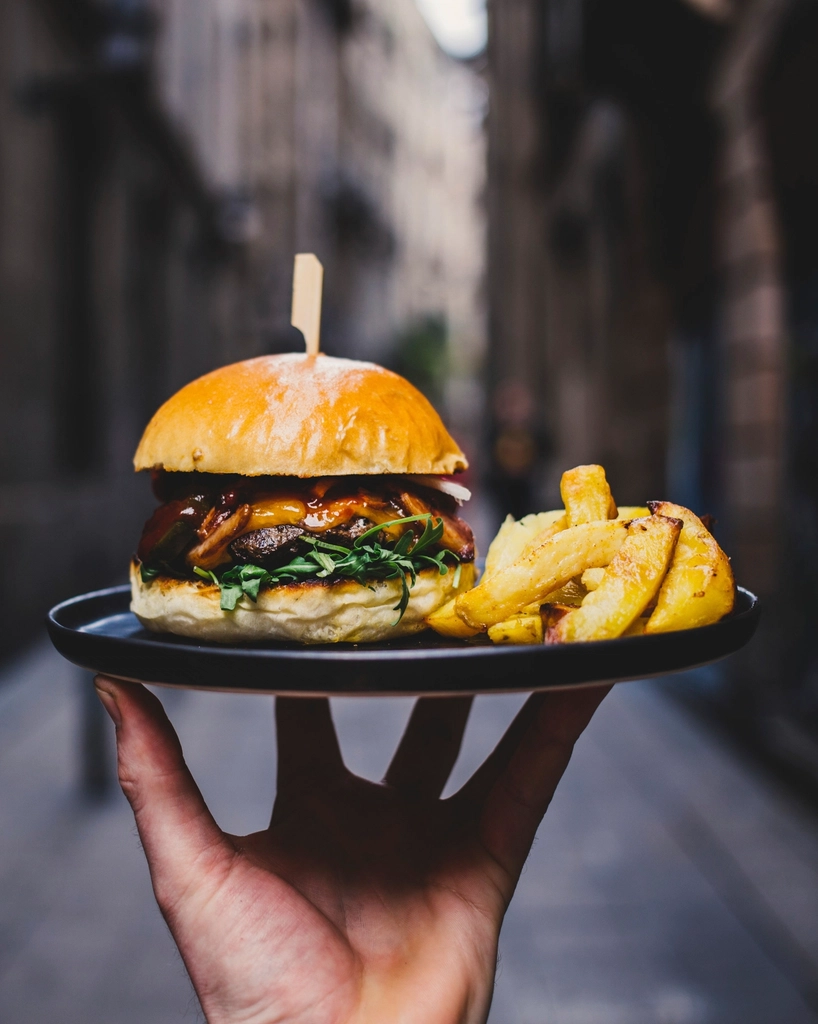
#> input picture marketing/ig-ad-mistakes/photo/burger.jpg, 818 x 1024 px
$ python make_bad.py
#> lines starting #> are read from the running program, lines starting #| are printed output that depends on the picture
"""photo/burger-bad.jpg: the same burger photo the way a rushed ad uses it: stretched sideways to fill the frame,
dark and flat, blown up from a small copy (blocky) and saved at low JPEG quality."""
import io

import numpy as np
from PIL import Image, ImageEnhance

im = Image.open("burger.jpg").convert("RGB")
#> im is the input picture: PIL image 818x1024 RGB; mean R, G, B 91.9, 79.6, 73.1
w, h = im.size
#> w = 818; h = 1024
im = im.resize((int(w * 1.7), h))                      # stretched sideways: the burger goes fat
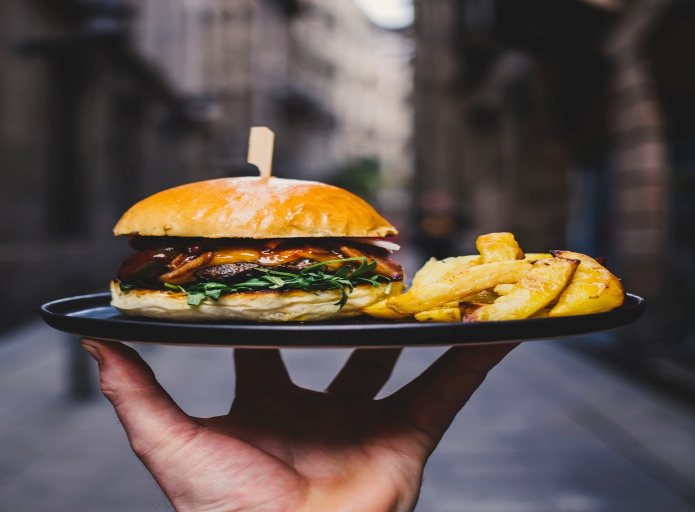
#> im: PIL image 1390x1024 RGB (shown at 1/2 size); mean R, G, B 91.9, 79.6, 73.1
cx = int(370 * 1.7)                                   # keep the burger and fries in frame
im = im.crop((cx - w // 2, 0, cx - w // 2 + w, h))
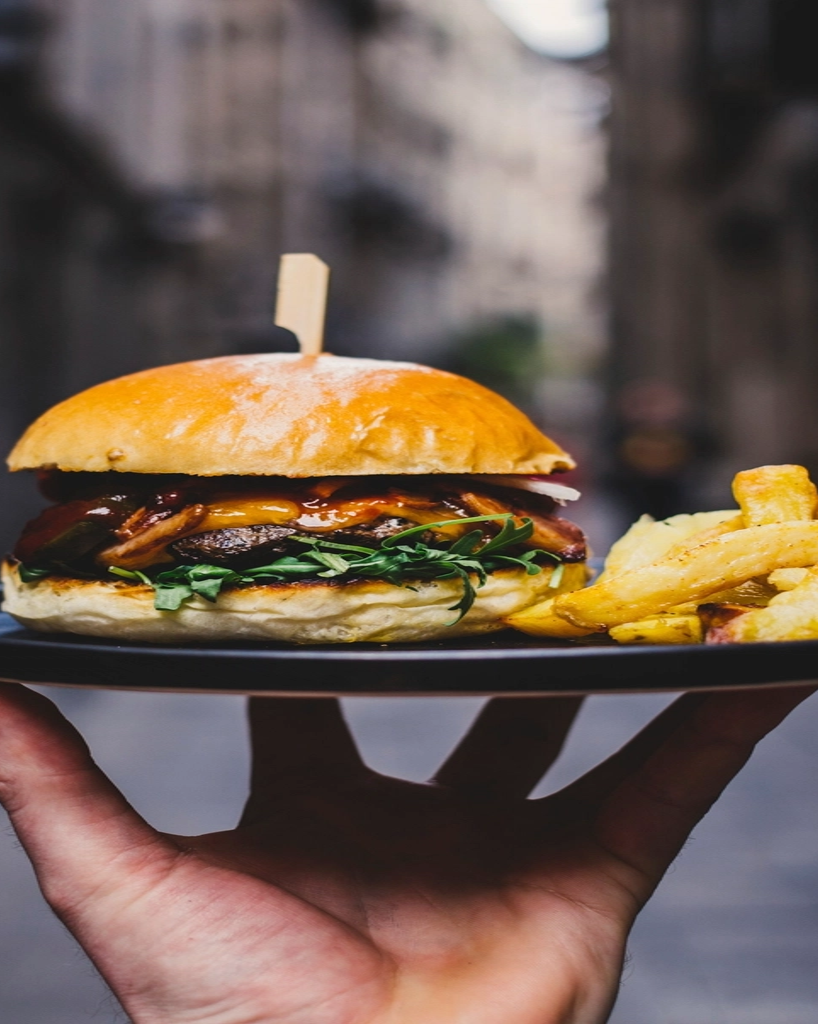
#> im: PIL image 818x1024 RGB; mean R, G, B 112.1, 93.9, 81.8
im = ImageEnhance.Brightness(im).enhance(0.8)        # underexposed
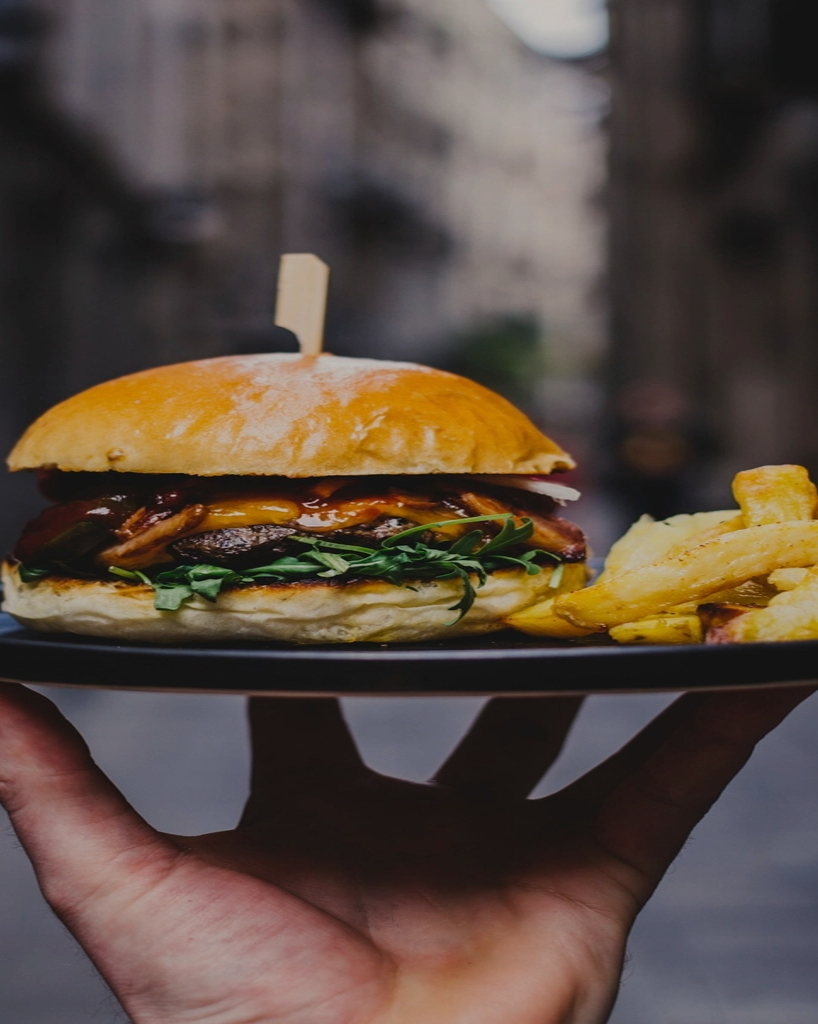
#> im: PIL image 818x1024 RGB; mean R, G, B 89.3, 74.7, 65
im = ImageEnhance.Contrast(im).enhance(0.72)          # flat
im = ImageEnhance.Color(im).enhance(0.7)
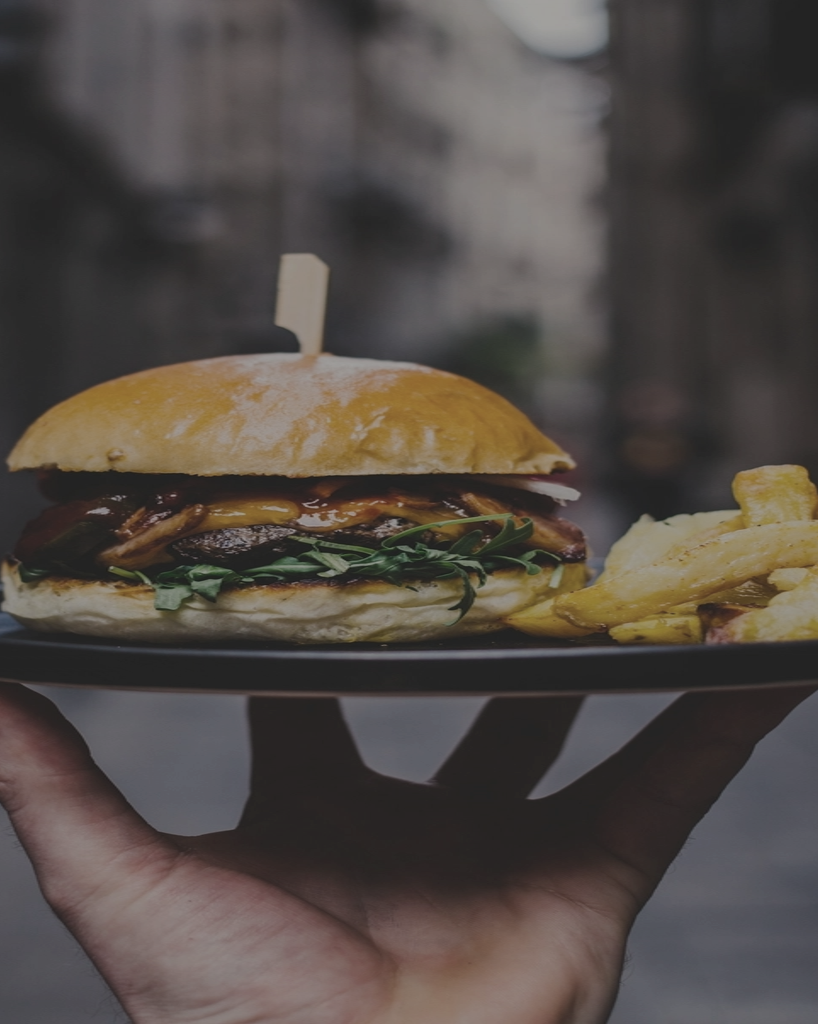
#> im: PIL image 818x1024 RGB; mean R, G, B 82.8, 75.5, 70.6
a = np.asarray(im).astype(np.float32)
a[..., 2] *= 1.08                                     # a cold, phone-at-night cast
a[..., 0] *= 0.94
im = Image.fromarray(np.clip(a, 0, 255).astype(np.uint8))
im = im.resize((w // 7, h // 7), Image.BILINEAR).resize((w, h), Image.NEAREST)  # blocky
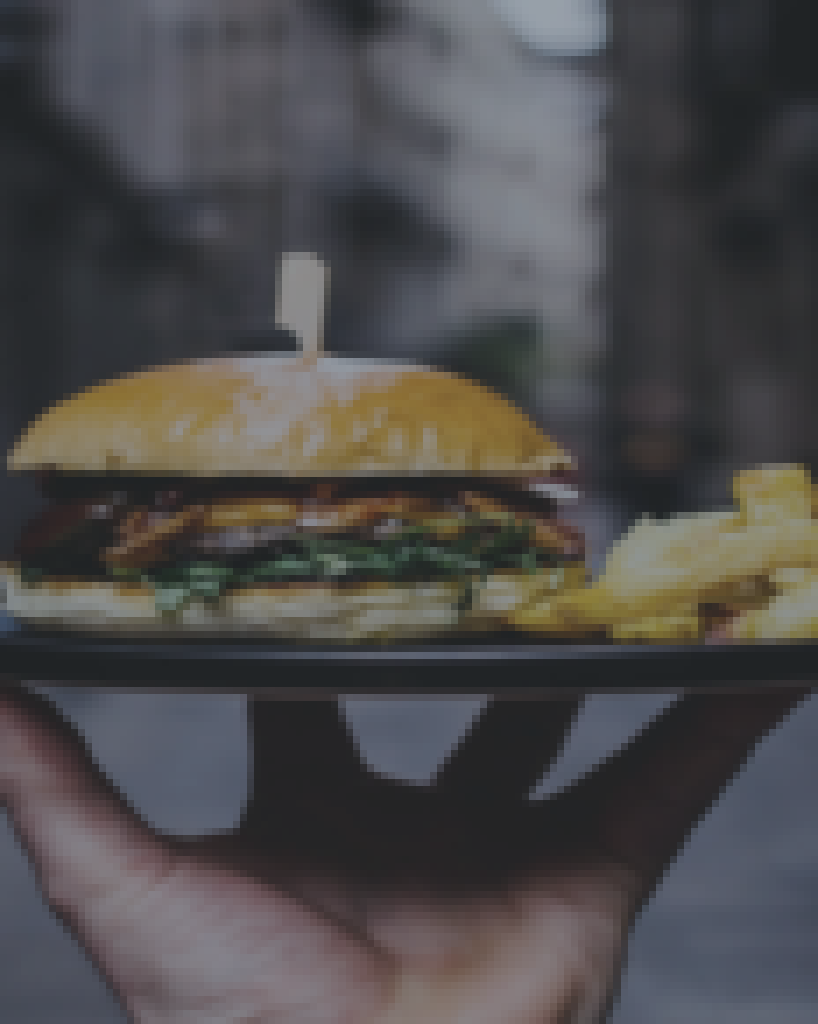
#> im: PIL image 818x1024 RGB; mean R, G, B 77.3, 75.4, 75.7
buf = io.BytesIO()
im.save(buf, "JPEG", quality=8)
Image.open(buf).save("burger-bad.jpg", quality=92)
